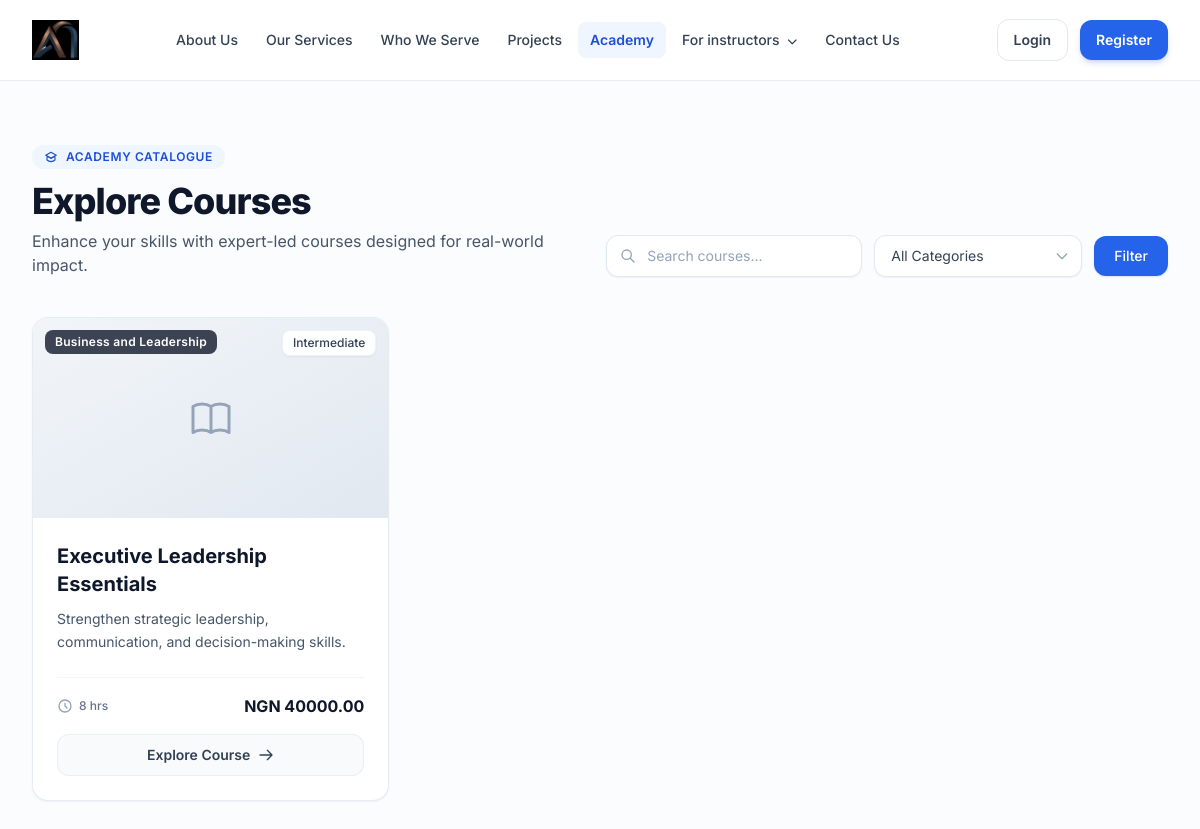
The page /academy/courses on the database its author committed.
### app/models.py (models this page shows)
class TimestampMixin:
    created_at = db.Column(db.DateTime, default=lambda: datetime.now(timezone.utc), nullable=False)
    updated_at = db.Column(
        db.DateTime,
        default=lambda: datetime.now(timezone.utc),
        onupdate=lambda: datetime.now(timezone.utc),
        nullable=False,
    )

class Course(TimestampMixin, db.Model):
    __tablename__ = "courses"
    id = db.Column(db.Integer, primary_key=True)
    title = db.Column(db.String(200), nullable=False)
    slug = db.Column(db.String(200), unique=True, nullable=False, index=True)
    short_description = db.Column(db.Text, nullable=False)
    description = db.Column(db.Text, nullable=False)
    cover_image = db.Column(db.String(255))
    category_id = db.Column(db.Integer, db.ForeignKey("course_categories.id"), nullable=True)
    instructor_id = db.Column(db.Integer, db.ForeignKey("instructors.id"), nullable=True, index=True)
    review_status = db.Column(db.String(20), default="not_required", nullable=False, index=True)
    target_audience = db.Column(db.Text)
    requirements = db.Column(db.Text)
    what_students_learn = db.Column(db.Text)
    category = db.relationship("CourseCategory", back_populates="courses")
    instructor = db.relationship("Instructor", back_populates="courses")
    instructor_name = db.Column(db.String(120), default="Axiom Gateway Consult")
    difficulty = db.Column(db.String(30), default="Beginner")
    duration_hours = db.Column(db.Integer, default=1)
    language = db.Column(db.String(60), default="English")
    price = db.Column(db.Float, default=0.0)
    currency = db.Column(db.String(10), default="NGN")
    is_free = db.Column(db.Boolean, default=False, nullable=False)
    status = db.Column(db.String(20), default="draft", nullable=False)
    is_featured = db.Column(db.Boolean, default=False, nullable=False)
    certificate_eligible = db.Column(db.Boolean, default=True, nullable=False)
    objectives = db.Column(db.Text)
    prerequisites = db.Column(db.Text)
    published_at = db.Column(db.DateTime)
    lessons = db.relationship("CourseLesson", back_populates="course", cascade="all, delete-orphan")
    enrolments = db.relationship("CourseEnrollment", back_populates="course", cascade="all, delete-orphan")

class CourseCategory(TimestampMixin, db.Model):
    __tablename__ = "course_categories"
    id = db.Column(db.Integer, primary_key=True)
    name = db.Column(db.String(120), nullable=False)
    slug = db.Column(db.String(120), unique=True, nullable=False, index=True)
    description = db.Column(db.Text)
    courses = db.relationship("Course", back_populates="category")

### app/routes.py (the view)
@public_bp.route("/academy/courses")
def academy_courses():
    page = request.args.get("page", 1, type=int)
    q = request.args.get("q", "")
    category = request.args.get("category", "")
    query = Course.query.filter_by(status="published")
    if q:
        query = query.filter(or_(Course.title.ilike(f"%{q}%"), Course.short_description.ilike(f"%{q}%"), Course.description.ilike(f"%{q}%")))
    if category:
        query = query.filter_by(category_id=category)
    courses = query.order_by(Course.published_at.desc().nullslast()).paginate(page=page, per_page=6, error_out=False)
    categories = CourseCategory.query.order_by(CourseCategory.name.asc()).all()
    return render_template("public/academy_courses.html", courses=courses, categories=categories, q=q, category=category)

### app/models.py (called while the page is built)
    @staticmethod
    def get_settings():
        settings = CompanySettings.query.order_by(CompanySettings.id.desc()).first()
        if settings:
            return settings
        default = CompanySettings()
        db.session.add(default)
        db.session.commit()
        return default

### app/templates/public/academy_courses.html (shortened to what this page needs)
{% extends 'base.html' %}
{% block content %}
<section class="min-h-screen bg-slate-50/50 py-12 lg:py-16">
  <div class="max-w-7xl mx-auto px-4 sm:px-6 lg:px-8">
    <div class="mb-10 flex flex-col gap-6 lg:flex-row lg:items-end lg:justify-between">
      <div>
        <div class="inline-flex items-center gap-2 px-3 py-1 rounded-full bg-blue-50 text-blue-700 text-xs font-semibold uppercase tracking-wider mb-3">
          Academy Catalogue
        </div>
        <h1 class="text-3xl sm:text-4xl font-extrabold text-slate-900 tracking-tight">Explore Courses</h1>
        <p class="mt-2 text-slate-600 max-w-xl text-sm sm:text-base">Enhance your skills with expert-led courses designed for real-world impact.</p>
      </div>
      <form method="get" class="flex flex-col sm:flex-row items-center gap-3 w-full lg:w-auto">
        <div class="relative w-full sm:w-64">
          <div class="absolute inset-y-0 left-0 pl-3.5 flex items-center pointer-events-none text-slate-400">
          </div>
          <input type="text" name="q" value="{{ q or '' }}" placeholder="Search courses..." class="w-full pl-10 pr-4 py-2.5 bg-white border border-slate-200 rounded-xl text-sm text-slate-900 placeholder-slate-400 focus:outline-none focus:ring-2 focus:ring-blue-500/20 focus:border-blue-600 transition shadow-sm" />
        </div>
        <div class="relative w-full sm:w-52">
          <select name="category" class="w-full appearance-none bg-white border border-slate-200 rounded-xl pl-4 pr-10 py-2.5 text-sm text-slate-700 focus:outline-none focus:ring-2 focus:ring-blue-500/20 focus:border-blue-600 transition shadow-sm cursor-pointer">
            <option value="">All Categories</option>
          </select>
          <div class="absolute inset-y-0 right-0 pr-3 flex items-center pointer-events-none text-slate-400">
          </div>
        </div>
        <button type="submit" class="w-full sm:w-auto inline-flex items-center justify-center px-5 py-2.5 bg-blue-600 hover:bg-blue-700 text-white font-medium text-sm rounded-xl transition-all shadow-sm shadow-blue-500/20 focus:outline-none focus:ring-2 focus:ring-blue-500 focus:ring-offset-2">
          Filter
        </button>
      </form>
    </div>
    <div class="grid grid-cols-1 md:grid-cols-2 lg:grid-cols-3 gap-8">
      {% for course in courses.items %}
      <article class="group relative flex flex-col bg-white rounded-2xl border border-slate-200/80 shadow-sm hover:shadow-xl hover:-translate-y-1 transition-all duration-300 overflow-hidden">
        <div class="relative aspect-video w-full bg-slate-100 overflow-hidden">
          {% if course.image_url %}
            <img src="{{ course.image_url }}" alt="{{ course.title }}" class="w-full h-full object-cover group-hover:scale-105 transition-transform duration-500" />
          {% else %}
            <div class="w-full h-full flex items-center justify-center bg-gradient-to-br from-slate-100 to-slate-200 text-slate-400">
            </div>
          {% endif %}
          <span class="absolute top-3 left-3 px-2.5 py-1 rounded-lg bg-slate-900/80 backdrop-blur-md text-white text-xs font-semibold tracking-wide">
            {{ course.category.name if course.category else 'General' }}
          </span>
          {% if course.difficulty %}
          <span class="absolute top-3 right-3 px-2.5 py-1 rounded-lg bg-white/90 backdrop-blur-md text-slate-700 text-xs font-medium border border-slate-200/50 capitalize shadow-sm">
            {{ course.difficulty }}
          </span>
          {% endif %}
        </div>
        <div class="flex-1 flex flex-col p-6">
          <h2 class="text-xl font-bold text-slate-900 group-hover:text-blue-600 transition-colors line-clamp-2">
            <a href="{{ url_for('public.academy_course_detail', slug=course.slug) }}">
              {{ course.title }}
            </a>
          </h2>
          <p class="mt-2.5 text-sm text-slate-600 line-clamp-2 leading-relaxed flex-1">
            {{ course.short_description }}
          </p>
          <div class="mt-6 pt-4 border-t border-slate-100 flex items-center justify-between text-xs font-medium text-slate-500">
            <div class="flex items-center gap-1.5">
              <svg class="w-4 h-4 text-slate-400" fill="none" stroke="currentColor" viewBox="0 0 24 24"><path stroke-linecap="round" stroke-linejoin="round" stroke-width="2" d="M12 8v4l3 3m6-3a9 9 0 11-18 0 9 9 0 0118 0z"/></svg>
              <span>{{ course.duration_hours }} hrs</span>
            </div>
            <div class="text-right">
              {% if course.is_free %}
                <span class="text-sm font-bold text-emerald-600 uppercase tracking-wider">Free</span>
              {% else %}
                <span class="text-base font-bold text-slate-900">{{ course.currency }} {{ '%.2f'|format(course.price) }}</span>
              {% endif %}
            </div>
          </div>
          <a href="{{ url_for('public.academy_course_detail', slug=course.slug) }}" class="mt-4 w-full inline-flex items-center justify-center gap-2 px-4 py-2.5 rounded-xl bg-slate-50 hover:bg-blue-50 text-slate-700 hover:text-blue-600 text-sm font-semibold border border-slate-200/60 hover:border-blue-200 transition-all duration-200">
            Explore Course
            <svg class="w-4 h-4 transition-transform group-hover:translate-x-0.5" fill="none" stroke="currentColor" viewBox="0 0 24 24"><path stroke-linecap="round" stroke-linejoin="round" stroke-width="2" d="M14 5l7 7m0 0l-7 7m7-7H3"/></svg>
          </a>
        </div>
      </article>
      {% endfor %}
    </div>
  </div>
</section>
{% endblock %}

### rows shown on the page
Course: category "Business and Leadership", difficulty "Intermediate", title "Executive Leadership Essentials", short_description "Strengthen strategic leadership, communication, and decision-making skills.", duration_hours "8", currency "NGN", price "40000.00"
